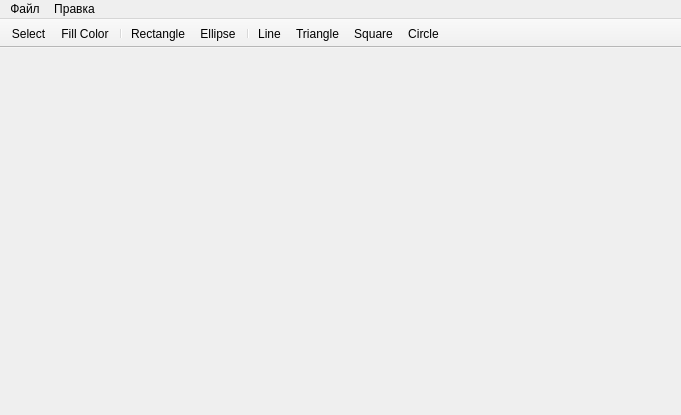
<?xml version="1.0" encoding="UTF-8"?>
<ui version="4.0">
 <class>MainWindow</class>
 <widget class="QMainWindow" name="MainWindow">
  <property name="geometry">
   <rect>
    <x>0</x>
    <y>0</y>
    <width>681</width>
    <height>415</height>
   </rect>
  </property>
  <property name="windowTitle">
   <string>MainWindow</string>
  </property>
  <widget class="QWidget" name="centralwidget"/>
  <widget class="QMenuBar" name="menubar">
   <property name="geometry">
    <rect>
     <x>0</x>
     <y>0</y>
     <width>681</width>
     <height>23</height>
    </rect>
   </property>
   <widget class="QMenu" name="menuFile">
    <property name="title">
     <string>Файл</string>
    </property>
    <addaction name="actionNew"/>
    <addaction name="actionExit"/>
   </widget>
   <widget class="QMenu" name="menuEdit">
    <property name="title">
     <string>Правка</string>
    </property>
    <widget class="QMenu" name="menuSelectShapes">
     <property name="title">
      <string>Выделить фигуры</string>
     </property>
     <addaction name="actionSelectLines"/>
     <addaction name="actionSelectRectagles"/>
     <addaction name="actionSelectTriangles"/>
     <addaction name="actionSelectCircles"/>
     <addaction name="actionSelectSquares"/>
     <addaction name="actionSelectEllipses"/>
    </widget>
    <addaction name="actionSelectAll"/>
    <addaction name="menuSelectShapes"/>
    <addaction name="actionDeleteAll"/>
    <addaction name="actionDeleteSelected"/>
    <addaction name="actionUnselectAll"/>
   </widget>
   <addaction name="menuFile"/>
   <addaction name="menuEdit"/>
  </widget>
  <widget class="QToolBar" name="toolBar">
   <property name="sizePolicy">
    <sizepolicy hsizetype="Preferred" vsizetype="Fixed">
     <horstretch>0</horstretch>
     <verstretch>0</verstretch>
    </sizepolicy>
   </property>
   <property name="windowTitle">
    <string>toolBar</string>
   </property>
   <property name="movable">
    <bool>false</bool>
   </property>
   <property name="allowedAreas">
    <set>Qt::ToolBarArea::AllToolBarAreas</set>
   </property>
   <property name="toolButtonStyle">
    <enum>Qt::ToolButtonStyle::ToolButtonIconOnly</enum>
   </property>
   <attribute name="toolBarArea">
    <enum>TopToolBarArea</enum>
   </attribute>
   <attribute name="toolBarBreak">
    <bool>false</bool>
   </attribute>
   <addaction name="actionSelect"/>
   <addaction name="actionSelectFillingColor"/>
   <addaction name="separator"/>
   <addaction name="actionChooseRectangleDraw"/>
   <addaction name="actionChooseEllipseDraw"/>
   <addaction name="separator"/>
   <addaction name="actionChooseLineDraw"/>
   <addaction name="actionChooseTriangleDraw"/>
   <addaction name="actionChooseSquareDraw"/>
   <addaction name="actionChooseCircleDraw"/>
  </widget>
  <action name="actionExit">
   <property name="icon">
    <iconset theme="QIcon::ThemeIcon::ApplicationExit"/>
   </property>
   <property name="text">
    <string>Выход</string>
   </property>
  </action>
  <action name="actionNew">
   <property name="icon">
    <iconset theme="QIcon::ThemeIcon::DocumentNew"/>
   </property>
   <property name="text">
    <string>Новый</string>
   </property>
  </action>
  <action name="actionSelectAll">
   <property name="text">
    <string>Выделить всё</string>
   </property>
  </action>
  <action name="actionUnselectAll">
   <property name="text">
    <string>Снять выделенное</string>
   </property>
  </action>
  <action name="actionDeleteSelected">
   <property name="icon">
    <iconset theme="QIcon::ThemeIcon::EditClear"/>
   </property>
   <property name="text">
    <string>Удалить выделенное</string>
   </property>
  </action>
  <action name="actionDeleteAll">
   <property name="icon">
    <iconset theme="QIcon::ThemeIcon::EditClear"/>
   </property>
   <property name="text">
    <string>Удалить всё</string>
   </property>
  </action>
  <action name="actionSelectLines">
   <property name="text">
    <string>Линии</string>
   </property>
  </action>
  <action name="actionSelectRectagles">
   <property name="text">
    <string>Прямоугольники</string>
   </property>
  </action>
  <action name="actionSelectTriangles">
   <property name="text">
    <string>Треугольники</string>
   </property>
  </action>
  <action name="actionSelectCircles">
   <property name="text">
    <string>Круги</string>
   </property>
  </action>
  <action name="actionSelectSquares">
   <property name="text">
    <string>Квадраты</string>
   </property>
  </action>
  <action name="actionSelectEllipses">
   <property name="text">
    <string>Овалы</string>
   </property>
  </action>
  <action name="actionChooseRectangleDraw">
   <property name="text">
    <string>Rectangle</string>
   </property>
   <property name="menuRole">
    <enum>QAction::MenuRole::TextHeuristicRole</enum>
   </property>
  </action>
  <action name="actionChooseEllipseDraw">
   <property name="text">
    <string>Ellipse</string>
   </property>
   <property name="menuRole">
    <enum>QAction::MenuRole::NoRole</enum>
   </property>
  </action>
  <action name="actionChooseLineDraw">
   <property name="text">
    <string>Line</string>
   </property>
  </action>
  <action name="actionChooseTriangleDraw">
   <property name="text">
    <string>Triangle</string>
   </property>
   <property name="menuRole">
    <enum>QAction::MenuRole::NoRole</enum>
   </property>
  </action>
  <action name="actionChooseSquareDraw">
   <property name="text">
    <string>Square</string>
   </property>
   <property name="menuRole">
    <enum>QAction::MenuRole::NoRole</enum>
   </property>
  </action>
  <action name="actionChooseCircleDraw">
   <property name="text">
    <string>Circle</string>
   </property>
   <property name="menuRole">
    <enum>QAction::MenuRole::NoRole</enum>
   </property>
  </action>
  <action name="actionSelectFillingColor">
   <property name="text">
    <string>Fill Color</string>
   </property>
   <property name="menuRole">
    <enum>QAction::MenuRole::NoRole</enum>
   </property>
  </action>
  <action name="actionSelect">
   <property name="text">
    <string>Select</string>
   </property>
   <property name="menuRole">
    <enum>QAction::MenuRole::NoRole</enum>
   </property>
  </action>
 </widget>
 <resources/>
 <connections/>
</ui>
